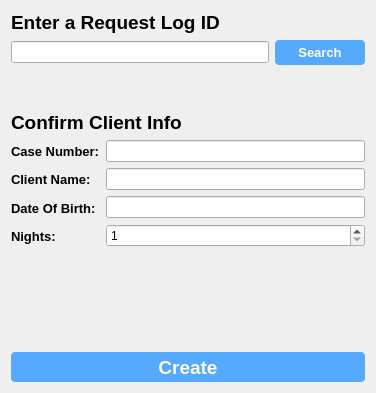
       <widget class="QWidget" name="saTab">
        <property name="font">
         <font>
          <weight>75</weight>
          <bold>true</bold>
         </font>
        </property>
        <property name="styleSheet">
         <string notr="true"/>
        </property>
        <attribute name="icon">
         <iconset resource="../Resources/resource.qrc">
          <normaloff>:/Images/bed.png</normaloff>:/Images/bed.png</iconset>
        </attribute>
        <attribute name="title">
         <string>Salvation Army</string>
        </attribute>
        <layout class="QVBoxLayout" name="verticalLayout_11">
         <item>
          <widget class="QLabel" name="searchLabel">
           <property name="sizePolicy">
            <sizepolicy hsizetype="Fixed" vsizetype="Preferred">
             <horstretch>0</horstretch>
             <verstretch>0</verstretch>
            </sizepolicy>
           </property>
           <property name="font">
            <font>
             <pointsize>14</pointsize>
             <weight>75</weight>
             <bold>true</bold>
            </font>
           </property>
           <property name="text">
            <string>Enter a Request Log ID</string>
           </property>
           <property name="alignment">
            <set>Qt::AlignLeading|Qt::AlignLeft|Qt::AlignVCenter</set>
           </property>
          </widget>
         </item>
         <item>
          <layout class="QHBoxLayout" name="horizontalLayout">
           <item>
            <widget class="QLineEdit" name="searchLine">
             <property name="sizePolicy">
              <sizepolicy hsizetype="MinimumExpanding" vsizetype="Fixed">
               <horstretch>0</horstretch>
               <verstretch>0</verstretch>
              </sizepolicy>
             </property>
             <property name="styleSheet">
              <string notr="true"/>
             </property>
             <property name="text">
              <string/>
             </property>
             <property name="placeholderText">
              <string/>
             </property>
            </widget>
           </item>
           <item>
            <widget class="QPushButton" name="searchButtonSA">
             <property name="minimumSize">
              <size>
               <width>90</width>
               <height>25</height>
              </size>
             </property>
             <property name="font">
              <font>
               <family>Arial</family>
               <pointsize>10</pointsize>
               <weight>75</weight>
               <italic>false</italic>
               <bold>true</bold>
               <kerning>true</kerning>
              </font>
             </property>
             <property name="styleSheet">
              <string notr="true">QPushButton:pressed { 
	border-radius: 4px; 
	background-color: rgb(66, 133, 200);
}

QPushButton {
    border: none;
	border-radius: 4px;
	background-color: rgb(85, 170, 255);
	font: 75 10pt &quot;Arial&quot;; 
	color: rgb(255, 255, 255);	
	font-weight: bold;
}</string>
             </property>
             <property name="text">
              <string>Search</string>
             </property>
             <property name="autoDefault">
              <bool>false</bool>
             </property>
             <property name="default">
              <bool>false</bool>
             </property>
             <property name="flat">
              <bool>false</bool>
             </property>
            </widget>
           </item>
          </layout>
         </item>
         <item>
          <spacer name="horizontalSpacer">
           <property name="orientation">
            <enum>Qt::Horizontal</enum>
           </property>
           <property name="sizeHint" stdset="0">
            <size>
             <width>40</width>
             <height>40</height>
            </size>
           </property>
          </spacer>
         </item>
         <item>
          <widget class="QLabel" name="confirmLabel">
           <property name="sizePolicy">
            <sizepolicy hsizetype="Fixed" vsizetype="Preferred">
             <horstretch>0</horstretch>
             <verstretch>0</verstretch>
            </sizepolicy>
           </property>
           <property name="font">
            <font>
             <pointsize>14</pointsize>
             <weight>75</weight>
             <bold>true</bold>
            </font>
           </property>
           <property name="text">
            <string>Confirm Client Info</string>
           </property>
          </widget>
         </item>
         <item>
          <layout class="QHBoxLayout" name="horizontalLayout_5">
           <item>
            <layout class="QVBoxLayout" name="verticalLayout_6">
             <item>
              <widget class="QLabel" name="caseNumLabel">
               <property name="font">
                <font>
                 <pointsize>10</pointsize>
                 <weight>75</weight>
                 <bold>true</bold>
                </font>
               </property>
               <property name="text">
                <string>Case Number:</string>
               </property>
              </widget>
             </item>
             <item>
              <widget class="QLabel" name="nameLabel">
               <property name="font">
                <font>
                 <pointsize>10</pointsize>
                 <weight>75</weight>
                 <bold>true</bold>
                </font>
               </property>
               <property name="text">
                <string>Client Name:</string>
               </property>
              </widget>
             </item>
             <item>
              <widget class="QLabel" name="dobLabel">
               <property name="font">
                <font>
                 <pointsize>10</pointsize>
                 <weight>75</weight>
                 <bold>true</bold>
                </font>
               </property>
               <property name="text">
                <string>Date Of Birth:</string>
               </property>
              </widget>
             </item>
             <item>
              <widget class="QLabel" name="nightsLabel">
               <property name="font">
                <font>
                 <pointsize>10</pointsize>
                 <weight>75</weight>
                 <bold>true</bold>
                </font>
               </property>
               <property name="text">
                <string>Nights:</string>
               </property>
              </widget>
             </item>
            </layout>
           </item>
           <item>
            <layout class="QVBoxLayout" name="verticalLayout_7">
             <item>
              <widget class="QLineEdit" name="caseNumLine">
               <property name="font">
                <font>
                 <pointsize>8</pointsize>
                 <italic>false</italic>
                 <stylestrategy>PreferAntialias</stylestrategy>
                </font>
               </property>
               <property name="styleSheet">
                <string notr="true"/>
               </property>
               <property name="readOnly">
                <bool>true</bool>
               </property>
              </widget>
             </item>
             <item>
              <widget class="QLineEdit" name="nameLine">
               <property name="font">
                <font>
                 <pointsize>8</pointsize>
                 <italic>false</italic>
                 <stylestrategy>PreferAntialias</stylestrategy>
                </font>
               </property>
               <property name="styleSheet">
                <string notr="true"/>
               </property>
               <property name="readOnly">
                <bool>true</bool>
               </property>
              </widget>
             </item>
             <item>
              <widget class="QLineEdit" name="dobLine">
               <property name="font">
                <font>
                 <pointsize>8</pointsize>
                 <italic>false</italic>
                 <stylestrategy>PreferAntialias</stylestrategy>
                </font>
               </property>
               <property name="styleSheet">
                <string notr="true"/>
               </property>
               <property name="readOnly">
                <bool>true</bool>
               </property>
              </widget>
             </item>
             <item>
              <layout class="QHBoxLayout" name="horizontalLayout_2"/>
             </item>
             <item>
              <widget class="QSpinBox" name="nightSpinBox">
               <property name="font">
                <font>
                 <weight>50</weight>
                 <bold>false</bold>
                </font>
               </property>
               <property name="styleSheet">
                <string notr="true"/>
               </property>
               <property name="buttonSymbols">
                <enum>QAbstractSpinBox::UpDownArrows</enum>
               </property>
               <property name="minimum">
                <number>1</number>
               </property>
               <property name="maximum">
                <number>5</number>
               </property>
              </widget>
             </item>
            </layout>
           </item>
          </layout>
         </item>
         <item>
          <spacer name="horizontalSpacer_2">
           <property name="orientation">
            <enum>Qt::Horizontal</enum>
           </property>
           <property name="sizeHint" stdset="0">
            <size>
             <width>354</width>
             <height>99</height>
            </size>
           </property>
          </spacer>
         </item>
         <item>
          <widget class="QPushButton" name="createFormBtn">
           <property name="enabled">
            <bool>true</bool>
           </property>
           <property name="sizePolicy">
            <sizepolicy hsizetype="Preferred" vsizetype="Fixed">
             <horstretch>0</horstretch>
             <verstretch>0</verstretch>
            </sizepolicy>
           </property>
           <property name="minimumSize">
            <size>
             <width>0</width>
             <height>30</height>
            </size>
           </property>
           <property name="font">
            <font>
             <family>Arial</family>
             <pointsize>14</pointsize>
             <weight>75</weight>
             <italic>false</italic>
             <bold>true</bold>
            </font>
           </property>
           <property name="styleSheet">
            <string notr="true">QPushButton:pressed { 
	border-radius: 4px; 
	background-color: rgb(66, 133, 200);
}

QPushButton {
    border: none;
	border-radius: 4px;
	background-color: rgb(85, 170, 255);
	font: 75 14pt &quot;Arial&quot;; 
	color: rgb(255, 255, 255);	
	font-weight: bold;
}</string>
           </property>
           <property name="text">
            <string>Create</string>
           </property>
          </widget>
         </item>
        </layout>
       </widget>
